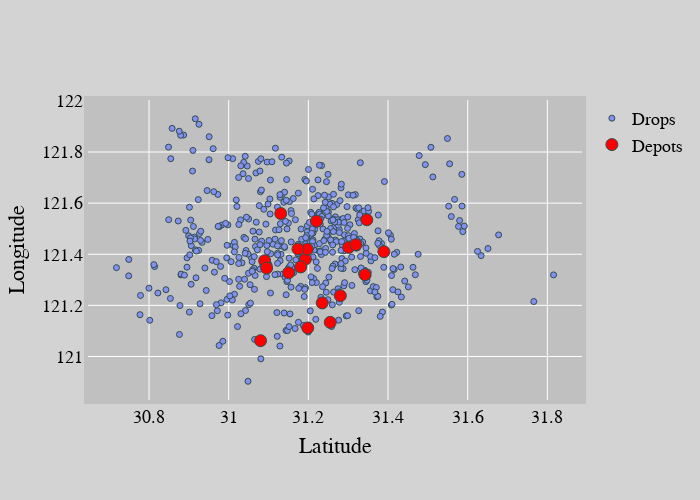

The notebook cell saved with this chart:
### Code cell
# Plot locations of Drops and Depots
before_fig = shipment_delivery_optimization.get_locations_plot_plotly(depot_locations, drop_locations, 
                                                        depot_ids=depot_ids, drop_ids=drop_ids, 
                                                        depot_capacities=depot_capacities).value
assert type(before_fig) == plotly.graph_objs._figure.Figure
before_fig.show()

### Figure 1 — Plotly figure (JSON) as saved in the notebook; plotly's stock layout.template omitted (floating-point values rounded to 4 significant figures; data arrays with more than 128 entries replaced by an {"elided": "..."} marker saying what was removed)
{"data": [{"hovertext": {"elided": "500 str values"}, "marker": {"color": "#848ff0", "line": {"color": "DarkSlateGrey", "width": 1}, "size": 6}, "mode": "markers", "name": "Drops", "type": "scatter", "x": {"elided": "500 float values"}, "y": {"elided": "500 float values"}}, {"hovertext": ["Depot ID: A065 \n Depot Capacity: 50", "Depot ID: A044 \n Depot Capacity: 30", "Depot ID: A102 \n Depot Capacity: 40", "Depot ID: A062 \n Depot Capacity: 60", "Depot ID: A071 \n Depot Capacity: 20", "Depot ID: A105 \n Depot Capacity: 30", "Depot ID: A085 \n Depot Capacity: 35", "Depot ID: A097 \n Depot Capacity: 45", "Depot ID: A039 \n Depot Capacity: 50", "Depot ID: A053 \n Depot Capacity: 30", "Depot ID: A083 \n Depot Capacity: 35", "Depot ID: A046 \n Depot Capacity: 35", "Depot ID: A077 \n Depot Capacity: 30", "Depot ID: A036 \n Depot Capacity: 40", "Depot ID: A024 \n Depot Capacity: 30", "Depot ID: A119 \n Depot Capacity: 35", "Depot ID: A028 \n Depot Capacity: 40", "Depot ID: A055 \n Depot Capacity: 45", "Depot ID: A059 \n Depot Capacity: 45"], "marker": {"color": "red", "line": {"color": "DarkSlateGrey", "width": 1}, "size": 12}, "mode": "markers", "name": "Depots", "type": "scatter", "x": [31.22, 31.25, 31.15, 31.39, 31.23, 31.28, 31.19, 31.35, 31.09, 31.34, 31.3, 31.2, 31.08, 31.32, 31.17, 31.2, 31.13, 31.1, 31.18], "y": [121.5, 121.1, 121.3, 121.4, 121.2, 121.2, 121.4, 121.5, 121.4, 121.3, 121.4, 121.4, 121.1, 121.4, 121.4, 121.1, 121.6, 121.3, 121.4]}], "layout": {"font": {"color": "black", "family": "monospace", "size": 18}, "height": 500, "margin": {"b": 100, "l": 50, "pad": 4, "r": 50, "t": 100}, "paper_bgcolor": "#D3D3D3", "plot_bgcolor": "#C0C0C0", "width": 700, "xaxis": {"title": {"text": "Latitude"}}, "yaxis": {"title": {"text": "Longitude"}}}}
